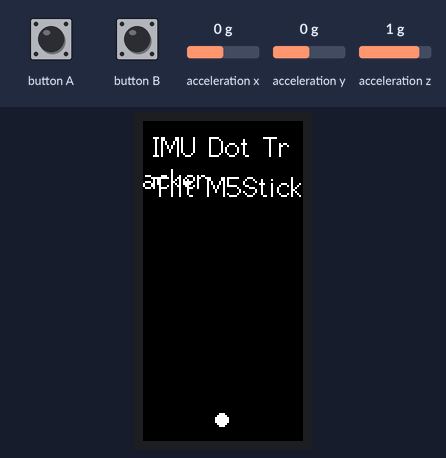
Recording of a sketch running on a simulated ESP32. Parts: 80×160 colour display. Inputs (shaded band) come from the test bench; at power-on: acceleration x 0 g, acceleration z 1 g, acceleration y 0 g.

Above: at 1.3 s.
1.4 s: acceleration x set to -1.4 g
At 2.6 s:
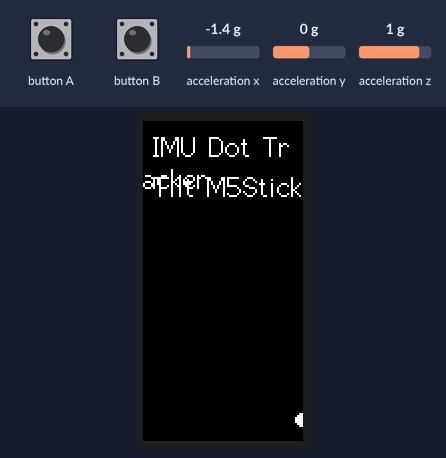
2.9 s: acceleration z set to -1.4 g
At 3.7 s:
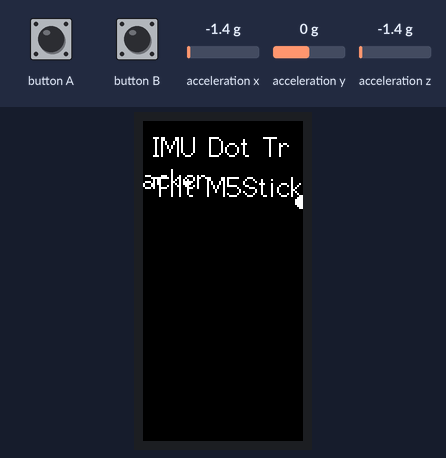
4.4 s: acceleration x set to -0.8 g
At 5.6 s:
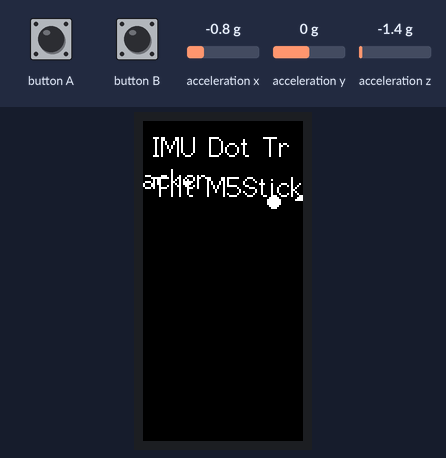
5.9 s: acceleration z set to -0.8 g
At 6.9 s:
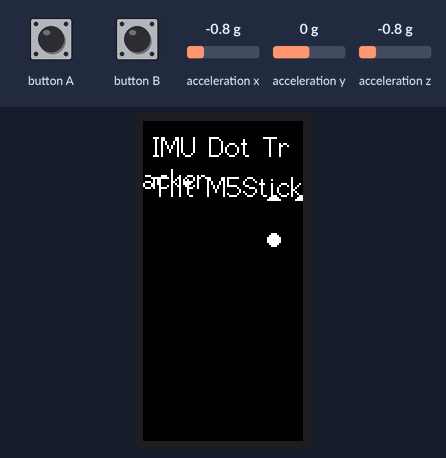
Timing chart, 0 to 8.4 s (numbered marks = the images above; inputs shaded):
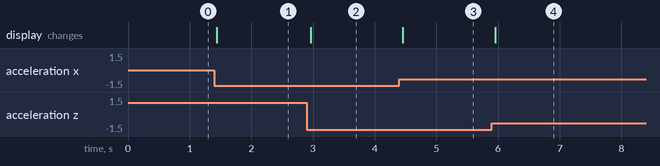

The sketch:

wasserwaage.ino
```cpp
#include <M5StickC.h>

// --- Configuration Constants ---
const int DOT_RADIUS = 3;             // Radius of the dot in pixels
const int DOT_COLOR = WHITE;          // Color of the dot (e.g., WHITE, BLACK, RED, GREEN, BLUE, YELLOW, CYAN, MAGENTA)
const int BACKGROUND_COLOR = BLACK;   // Background color of the display area
const int TOP_TEXT_HEIGHT = 40;       // Height in pixels reserved for text at the top of the screen

// Range for accelerometer values in 'g' units.
// These values define the sensitivity and the mapping boundaries.
// Using a slightly wider range than -1.0 to 1.0 (e.g., -1.2 to 1.2)
// can help prevent the dot from sticking at the edges due to minor overshoots or noise.
const float ACCEL_RANGE_MIN = -1.2;
const float ACCEL_RANGE_MAX = 1.2;

// --- Global Variables ---
// Variables to store accelerometer data (in 'g' units)
float accX = 0;
float accY = 0; // accY will now likely hold a relatively static value (e.g., ~-1g) when held upright
float accZ = 0; // accZ will now be used for vertical movement as it tracks pitch in this orientation

// --- Helper Function ---
/**
 * @brief Maps a floating-point value from one range to another.
 *        The input value is constrained to the input range before mapping.
 * @param x The input value to map.
 * @param in_min The lower bound of the input range.
 * @param in_max The upper bound of the input range.
 * @param out_min The lower bound of the output range.
 * @param out_max The upper bound of the output range.
 * @return The mapped value, constrained to the output range.
 */
float map_float(float x, float in_min, float in_max, float out_min, float out_max) {
    // Constrain the input value to prevent mapping outside the intended range
    if (x < in_min) x = in_min;
    if (x > in_max) x = in_max;
    return (x - in_min) * (out_max - out_min) / (in_max - in_min) + out_min;
}

// --- Arduino Setup Function ---
void setup() {
    // Initialize M5StickC. This function handles the setup of the display, IMU,
    // power management, and other internal components.
    M5.begin();

    // Set screen rotation. M5StickC's default resolution is 80x160.
    // Rotation 0: Portrait mode (80x160, USB port downwards)
    // The screen dimensions will be M5.Lcd.width()=80, M5.Lcd.height()=160.
    M5.Lcd.setRotation(0);

    // Clear the entire screen and set the background color
    M5.Lcd.fillScreen(BACKGROUND_COLOR);

    // Set text properties for initial display
    M5.Lcd.setTextFont(2); // Font size 2 (smaller than default)
    M5.Lcd.setTextColor(WHITE); // White text color

    // Display initial instructions or title
    M5.Lcd.setCursor(5, 5); // Position cursor at (x=5, y=5)
    M5.Lcd.print("IMU Dot Tracker");
    M5.Lcd.setCursor(5, 25); // Position cursor below the title
    M5.Lcd.print("Tilt M5StickC");

    // Uncomment the line below to enable serial output for debugging accelerometer values
    // Serial.begin(115200);
}

// --- Arduino Loop Function ---
void loop() {
    // Update M5Stack services like IMU data, button states, etc.
    M5.update();

    // Read accelerometer data from the built-in IMU (MPU6886) in 'g' units.
    // When the M5StickC is held with the screen facing you and the USB port down:
    // - X-axis points to the right. (Rotation around this axis is Roll, which affects horizontal movement)
    // - Y-axis points out of the screen, towards you. (When upright, gravity acts predominantly along this axis in the negative direction)
    // - Z-axis points upwards, towards the top edge. (Rotation around this axis is Pitch, which affects vertical movement)
    // The original comments on Y and Z axis behavior were incorrect for this specific physical orientation.
    M5.IMU.getAccelData(&accX, &accY, &accZ);

    // --- Debugging (Uncomment the Serial.printf lines to see raw sensor data and mapped coordinates) ---
    // if (Serial.availableForWrite()) {
    //     Serial.printf("accX: %.2f, accY: %.2f, accZ: %.2f\n", accX, accY, accZ);
    // }

    // --- Map Accelerometer Data to Screen Coordinates ---
    // The screen has a width of M5.Lcd.width() (80 pixels) and height of M5.Lcd.height() (160 pixels).
    // We reserve the top TOP_TEXT_HEIGHT pixels for text, so the dot drawing area starts at y=TOP_TEXT_HEIGHT.
    // The effective drawing area for the dot is M5.Lcd.width() x (M5.Lcd.height() - TOP_TEXT_HEIGHT).

    // Horizontal position (dotX) is controlled by `accX` (roll motion):
    // - If `accX` is positive (tilted left, left edge down), `dotX` should be towards the left (small X).
    // - If `accX` is negative (tilted right, right edge down), `dotX` should be towards the right (large X).
    // - If `accX` is 0 (flat), `dotX` should be at the horizontal center.
    // The output range is reversed (width-1 to 0) to match the desired dot movement with accX polarity.
    int dotX = (int)map_float(accX, ACCEL_RANGE_MIN, ACCEL_RANGE_MAX, M5.Lcd.width() - 1, 0);

    // Vertical position (dotY) is controlled by `accZ` (pitch motion in this orientation):
    // - When held upright (USB down, screen facing you), `accZ` is near 0.
    // - If `accZ` is negative (tilted forward / screen-top down), `dotY` should be towards the top of the drawing area (small Y).
    // - If `accZ` is positive (tilted backward / screen-bottom down), `dotY` should be towards the bottom of the drawing area (large Y).
    // The output range is 0 to (height-text_height)-1 to match the desired dot movement with accZ polarity.
    int dotY_mapped_to_area = (int)map_float(accZ, ACCEL_RANGE_MIN, ACCEL_RANGE_MAX, 0, (M5.Lcd.height() - TOP_TEXT_HEIGHT) - 1);

    // --- Debugging (Uncomment to see mapped coordinates) ---
    // if (Serial.availableForWrite()) {
    //     Serial.printf("Mapped dotX: %d, Mapped dotY_area: %d (Total Y: %d)\n", dotX, dotY_mapped_to_area, dotY_mapped_to_area + TOP_TEXT_HEIGHT);
    // }

    // --- Drawing ---
    // Clear the previous dot from the drawing area.
    // This redraws a rectangle from the starting Y of the drawing area to the bottom of the screen.
    M5.Lcd.fillRect(0, TOP_TEXT_HEIGHT, M5.Lcd.width(), M5.Lcd.height() - TOP_TEXT_HEIGHT, BACKGROUND_COLOR);

    // Draw the dot at the new calculated position.
    // We add TOP_TEXT_HEIGHT to dotY_mapped_to_area to place it correctly within the screen coordinates,
    // below the reserved text area.
    M5.Lcd.fillCircle(dotX, dotY_mapped_to_area + TOP_TEXT_HEIGHT, DOT_RADIUS, DOT_COLOR);

    // Introduce a small delay to avoid excessive updates and make the movement smooth.
    delay(20);
}
```

Measured:
- after the input at 1.4 s, the display: changes at once (image 1)
- after the input at 2.9 s, the display: changes after 0.06 s (image 2)
- after the input at 4.4 s, the display: changes after 0.05 s (image 3)
- after the input at 5.9 s, the display: changes after 0.05 s (image 4)
